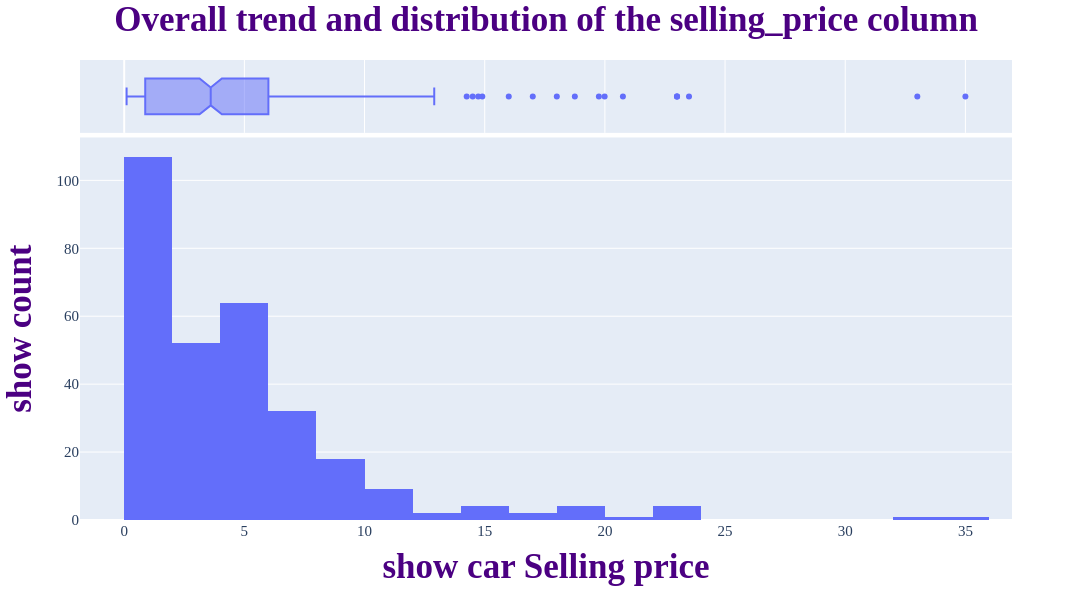

Notebook cell for this chart:
### Code cell
# histogram in plotly
fig = px.histogram(df, x='Selling_Price', marginal='box')



# General chart changes
fig.update_layout(
    width=1100,
    height=600,
    font_size=15,
    font_family='times New Roman',
    barcornerradius=0,


    # title
    title="Overall trend and distribution of the selling_price column",
    title_font_size=35,
    title_font_color='indigo',
    title_font_weight='bold',
    title_x=0.5,
    title_y=0.99,
    


     # xaxis
    xaxis_title="show car Selling price",
    xaxis_title_font_size=35,
    xaxis_title_font_weight='bold',
    xaxis_title_font_color='indigo',

    
    # yaxis
    yaxis_title="show count",
    yaxis_title_font_size=35,
    yaxis_title_font_weight='bold',
    yaxis_title_font_color='indigo'
)



# show result
fig.show()

### Figure 1 — Plotly figure (JSON) as saved in the notebook; plotly's stock layout.template omitted (floating-point values rounded to 4 significant figures; data arrays with more than 128 entries replaced by an {"elided": "..."} marker saying what was removed)
{"data": [{"bingroup": "x", "hovertemplate": "Selling_Price=%{x}<br>count=%{y}<extra></extra>", "legendgroup": "", "marker": {"color": "#636efa", "pattern": {"shape": ""}}, "name": "", "orientation": "v", "showlegend": false, "type": "histogram", "x": {"elided": "301 float values"}, "xaxis": "x", "yaxis": "y"}, {"hovertemplate": "Selling_Price=%{x}<extra></extra>", "legendgroup": "", "marker": {"color": "#636efa"}, "name": "", "notched": true, "showlegend": false, "type": "box", "x": {"elided": "301 float values"}, "xaxis": "x2", "yaxis": "y2"}], "layout": {"barcornerradius": 0, "barmode": "relative", "font": {"family": "times New Roman", "size": 15}, "height": 600, "legend": {"tracegroupgap": 0}, "margin": {"t": 60}, "title": {"font": {"color": "indigo", "size": 35, "weight": "bold"}, "text": "Overall trend and distribution of the selling_price column", "x": 0.5, "y": 0.99}, "width": 1100, "xaxis": {"anchor": "y", "domain": [0, 1], "title": {"font": {"color": "indigo", "size": 35, "weight": "bold"}, "text": "show car Selling price"}}, "xaxis2": {"anchor": "y2", "domain": [0, 1], "matches": "x", "showgrid": true, "showticklabels": false}, "yaxis": {"anchor": "x", "domain": [0, 0.8316], "title": {"font": {"color": "indigo", "size": 35, "weight": "bold"}, "text": "show count"}}, "yaxis2": {"anchor": "x2", "domain": [0.8416, 1], "matches": "y2", "showgrid": false, "showline": false, "showticklabels": false, "ticks": ""}}}
